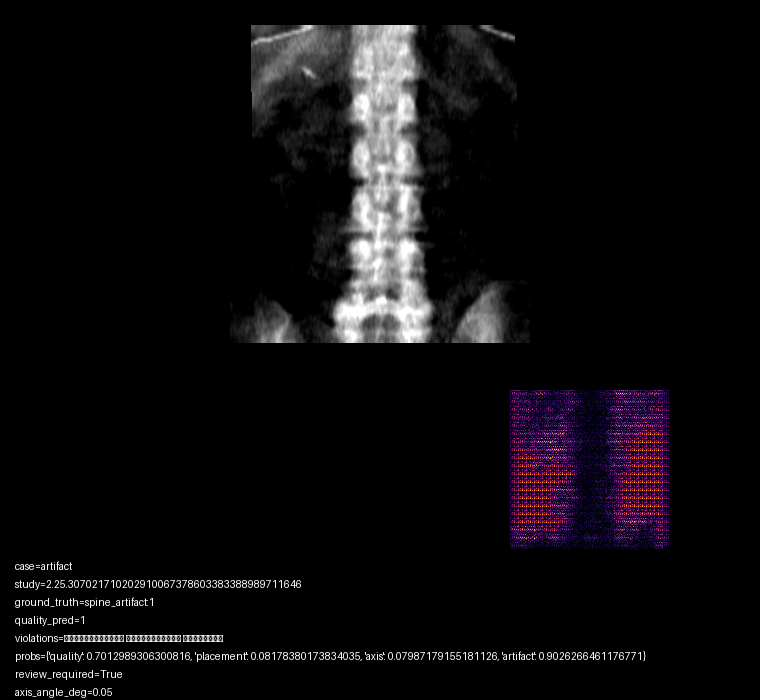
#> input picture reports/hard_cases/case_artifact.png, 760 x 700 px; its folder holds only this picture in this run
$ python -i experts.py   (imports and definitions only)
#> lines starting #> are read from the running program, lines starting #| are printed output that depends on the picture; after the words box and inside, x2 and y2 are one past the last pixel; in counts of white or black regions, pixels touching at a corner belong together
#> `picture = cv2.imread('../../reports/hard_cases/case_artifact.png', cv2..`:
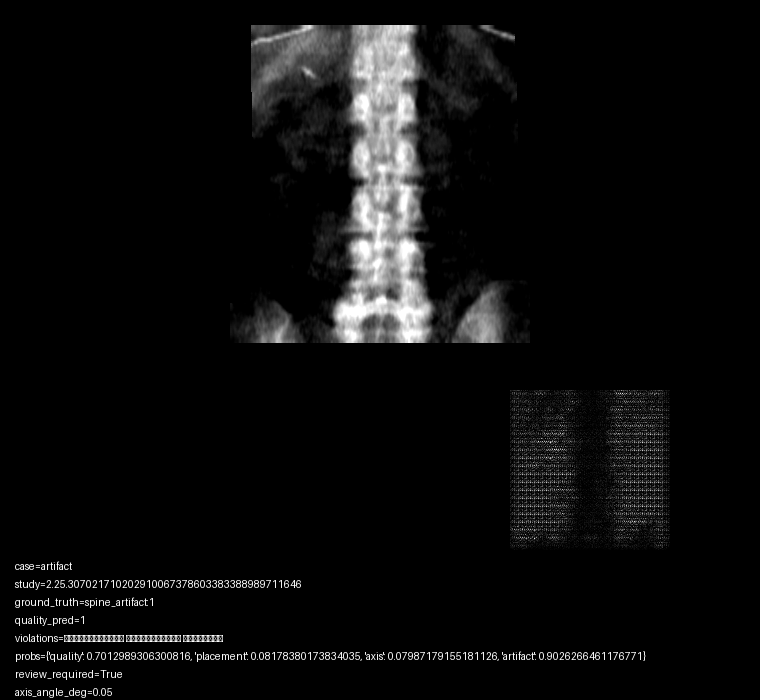
#> picture: shape (700, 760); min 0, max 255, mean 12.9
"""Task-specific expert heads for rare denstometry QC labels.

The project intentionally keeps these experts interpretable:
- spine axis: deterministic centerline geometry tied to the 5° criterion;
- spine placement: coverage/field-of-view classifier;
- spine artifact: HOG + geometry tree ensemble;
- hip rotation: HOG + geometry logistic head;
- hip ROI: border/coverage classifier.

All learned expert heads are trained at study level (image samples are weighted
so one study contributes approximately one total unit of sample weight).
"""
from __future__ import annotations
import math, pickle, json, os
from collections import defaultdict
from pathlib import Path
from typing import Iterable

import numpy as np
from skimage import transform, feature, filters, morphology
from sklearn.linear_model import LogisticRegression
from sklearn.ensemble import ExtraTreesClassifier
from sklearn.metrics import f1_score, roc_auc_score, average_precision_score
from sklearn.preprocessing import StandardScaler
from sklearn.pipeline import make_pipeline

from .dicomio import read_dicom
from .labels import build_manifest

# Organizer-confirmed acquisition geometry: the dataset uses one scanner and
# DICOM may not contain PixelSpacing. These constants are therefore part of
# the frozen inference contract, not values read from patient metadata.
PIXEL_SIZE_X_MM = 0.60
PIXEL_SIZE_Y_MM = 1.05


# [5 lines left out: function physical_margin_pixels, not called in this run]


def normalize_array(arr: np.ndarray) -> np.ndarray:
    a = np.asarray(arr, dtype=np.float32)
    finite = np.isfinite(a)
#> finite: shape (700, 760) bool; every value is 1
    if not finite.any():
        return np.zeros_like(a, dtype=np.float32)
    vals = a[finite]
    lo, hi = np.percentile(vals, [1, 99])
#> lo = 0; hi = 219
    if hi <= lo:
        hi = lo + 1.0
    return np.clip((a - lo) / (hi - lo), 0, 1).astype(np.float32)
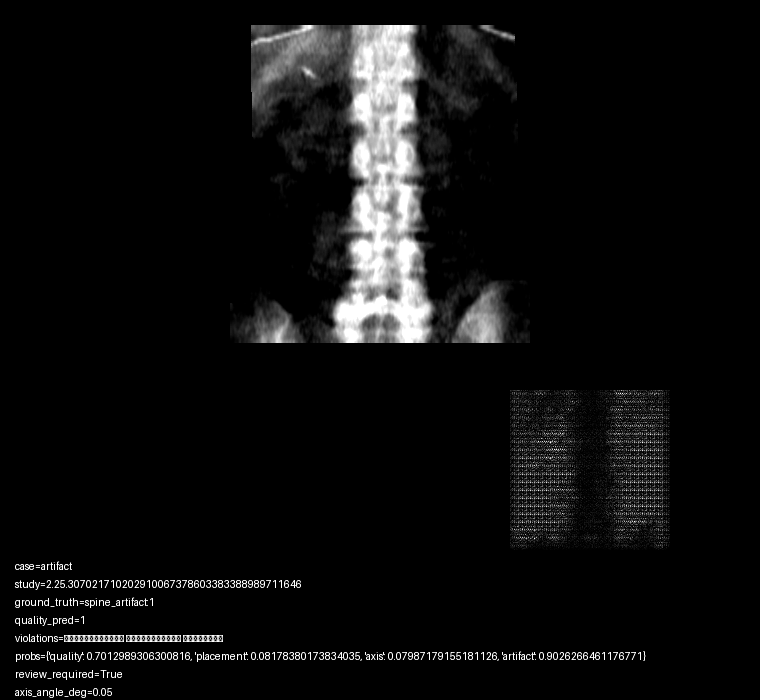
#> returned value: shape (700, 760) float32; min 0, max 1, mean 0.0582


def resized(arr: np.ndarray) -> np.ndarray:
    return transform.resize(normalize_array(arr), (192, 160), preserve_range=True, anti_aliasing=True).astype(np.float32)
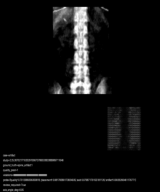
#> returned value: shape (192, 160) float32; min 0, max 1, mean 0.0581


# [32 lines left out: function centerline_angle_deg, not called in this run]


def axis_probability(arr: np.ndarray, scale_deg: float = 1.5) -> float:
    angle = centerline_angle_deg(arr)
    return float(1.0 / (1.0 + math.exp(-(angle - 5.0) / scale_deg)))


# [47 lines left out: functions placement_features, roi_features, not called in this run]


def vision_features(arr: np.ndarray) -> np.ndarray:
    x = resized(arr)
    h = feature.hog(x, orientations=9, pixels_per_cell=(8,8), cells_per_block=(2,2), block_norm='L2-Hys')
#> h = 15732 values, max 1 at index 8401, min 0 at index 0, mean 0.0518
    extra: list[float] = []
    for q in (60, 70, 80, 90):
        m = x > np.percentile(x, q)
        m = morphology.remove_small_objects(m, max_size=20)
        if m.any():
            yy, xx = np.nonzero(m)
            cx, cy = xx.mean()/160.0, yy.mean()/192.0
            ww, hh = (xx.max()-xx.min()+1)/160.0, (yy.max()-yy.min()+1)/192.0
            xy = np.c_[xx, yy] - np.c_[xx, yy].mean(axis=0)
            cov = np.cov(xy, rowvar=False) if len(xy) > 2 else np.eye(2)
            vals, vecs = np.linalg.eigh(cov)
            v = vecs[:, int(np.argmax(vals))]
            angle = math.degrees(math.atan2(float(v[1]), float(v[0])))
            dev = abs(90.0 - abs(angle))
            extra += [float(m.mean()), float(cx), float(cy), float(ww), float(hh), float(dev)]
        else:
            extra += [0.0] * 6
#> this loop made 1 pass
#> pass 1, in vision_features, `m = x > np.percentile(x, q)`:
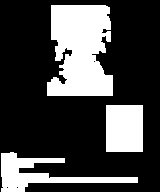
#> m: shape (192, 160) bool; 27.4% white; 3 white regions, box (x1, y1, x2, y2) and area: (47, 5, 113, 96) 4800, (1, 152, 138, 192) 1886, (106, 105, 143, 152) 1739
#> after the loop, extra = []
    sob = filters.sobel(x)
    extra += [float(sob.mean()), float(np.percentile(sob, 90)),
              float(np.abs(np.diff(x, axis=1)).mean()), float(np.abs(np.diff(x, axis=0)).mean())]
    return np.concatenate([h.astype(np.float32), np.asarray(extra, dtype=np.float32)])


# [96 lines left out: functions _study_label, _fit_weighted, _make_model, fit_experts, expert_probability, not called in this run]

>>> import cv2
>>> picture = cv2.imread('../../reports/hard_cases/case_artifact.png', cv2.IMREAD_GRAYSCALE)
#> (the run stopped early here; a loop or call above may not have finished)
